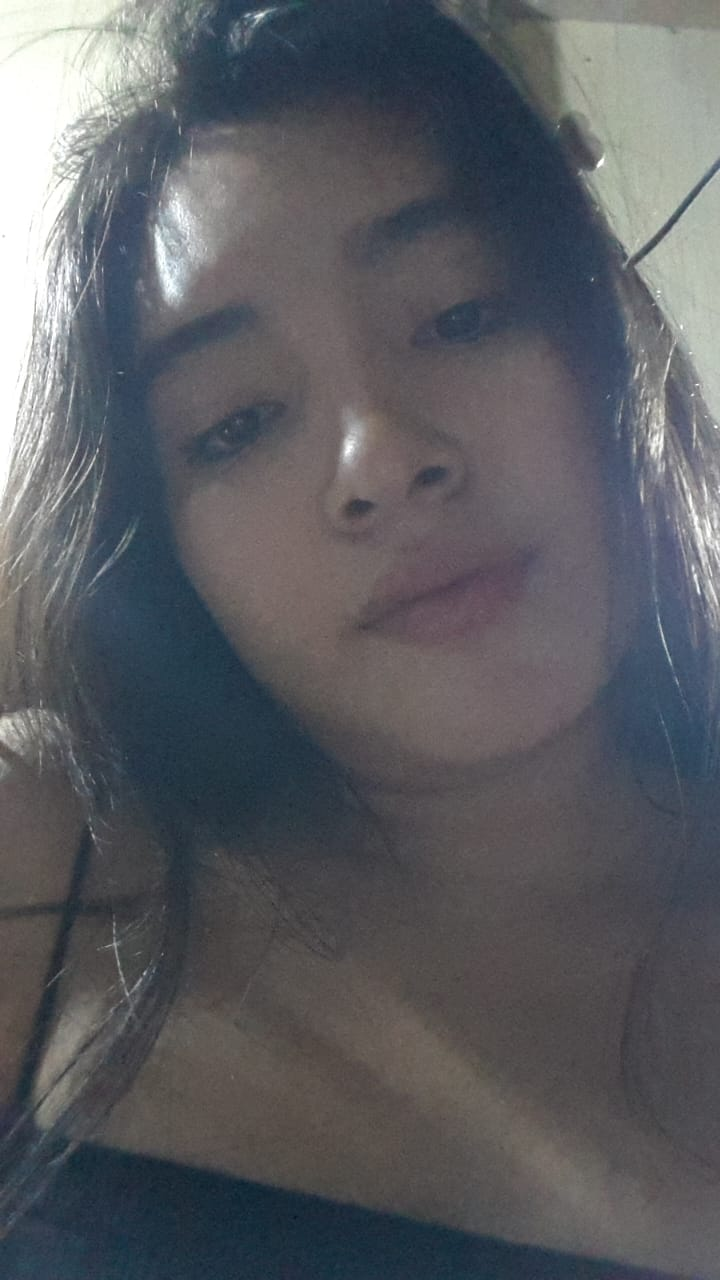
#> input picture 20 ejercicios de PY/jj.jpg, 720 x 1280 px
$ python 11.filtromedia.py
#> lines starting #> are read from the running program, lines starting #| are printed output that depends on the picture
import numpy as np
import matplotlib.pyplot as plt
from skimage import io, util, filters

# Ruta de tu imagen (cambia 'ruta/a/tu/imagen.jpg' por la ruta real de tu imagen)
ruta_imagen = 'jj.jpg'

try:
    # Cargar la imagen
    image = io.imread(ruta_imagen, as_gray=True)
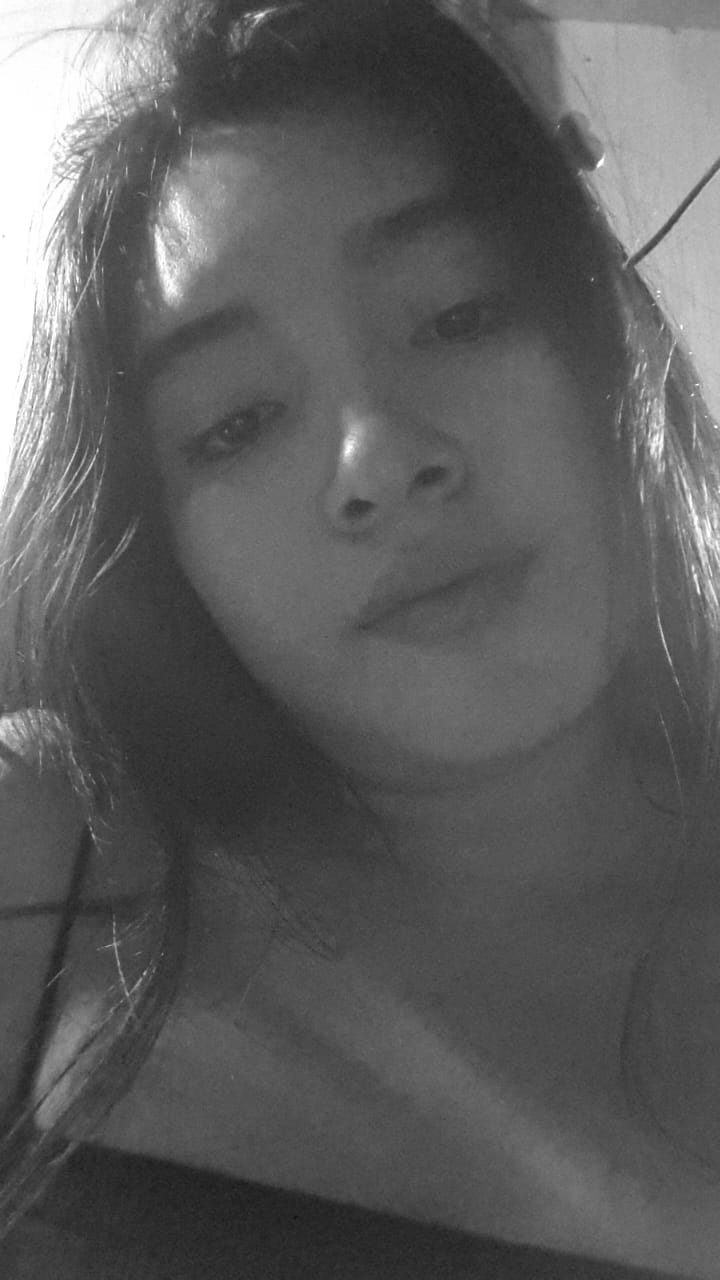
#> image: shape (1280, 720) float64; min 0.0693, max 1, mean 0.366

    # Añadir ruido de sal y pimienta a la imagen
    amount = 0.05  # Proporción de píxeles afectados por el ruido
    image_noisy = util.random_noise(image, mode='s&p', amount=amount)
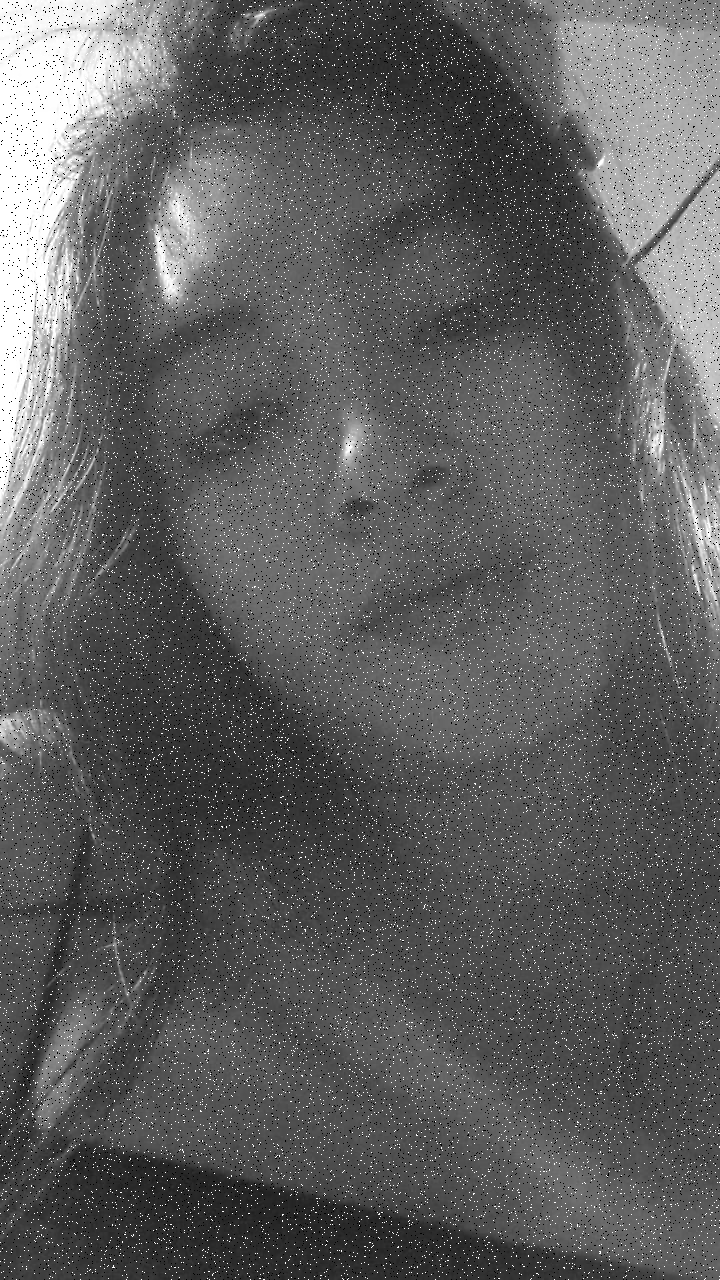
#> image_noisy: shape (1280, 720) float64; min 0, max 1, mean 0.372

    # Aplicar filtro de mediana para reducir el ruido
    image_denoised = filters.median(image_noisy)

    # Mostrar la imagen original, la imagen con ruido y la imagen filtrada
    plt.figure(figsize=(15, 5))

    plt.subplot(1, 3, 1)
    plt.imshow(image, cmap='gray')
    plt.title('Imagen Original')
    plt.axis('off')

    plt.subplot(1, 3, 2)
    plt.imshow(image_noisy, cmap='gray')
    plt.title(f'Imagen con Ruido de Sal y Pimienta\n(amount={amount})')
    plt.axis('off')

    plt.subplot(1, 3, 3)
    plt.imshow(image_denoised, cmap='gray')
    plt.title('Imagen Filtrada (Filtro de Mediana)')
    plt.axis('off')

    plt.tight_layout()
    plt.show()
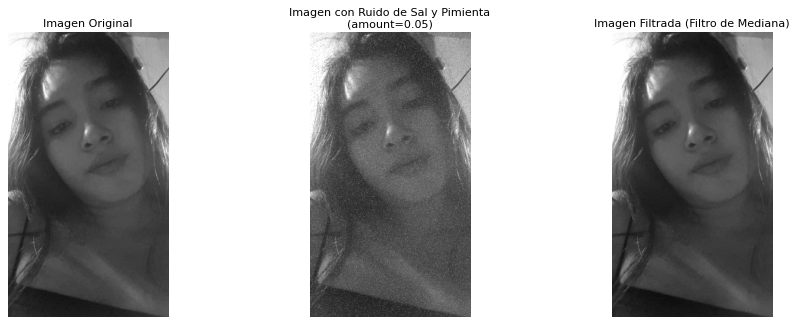
#> figure drawn by matplotlib, 3 panels

except IOError:
    print(f"No se pudo cargar la imagen en {ruta_imagen}. Verifica la ruta y el formato de la imagen.")
except Exception as e:
    print(f"Error: {str(e)}")
